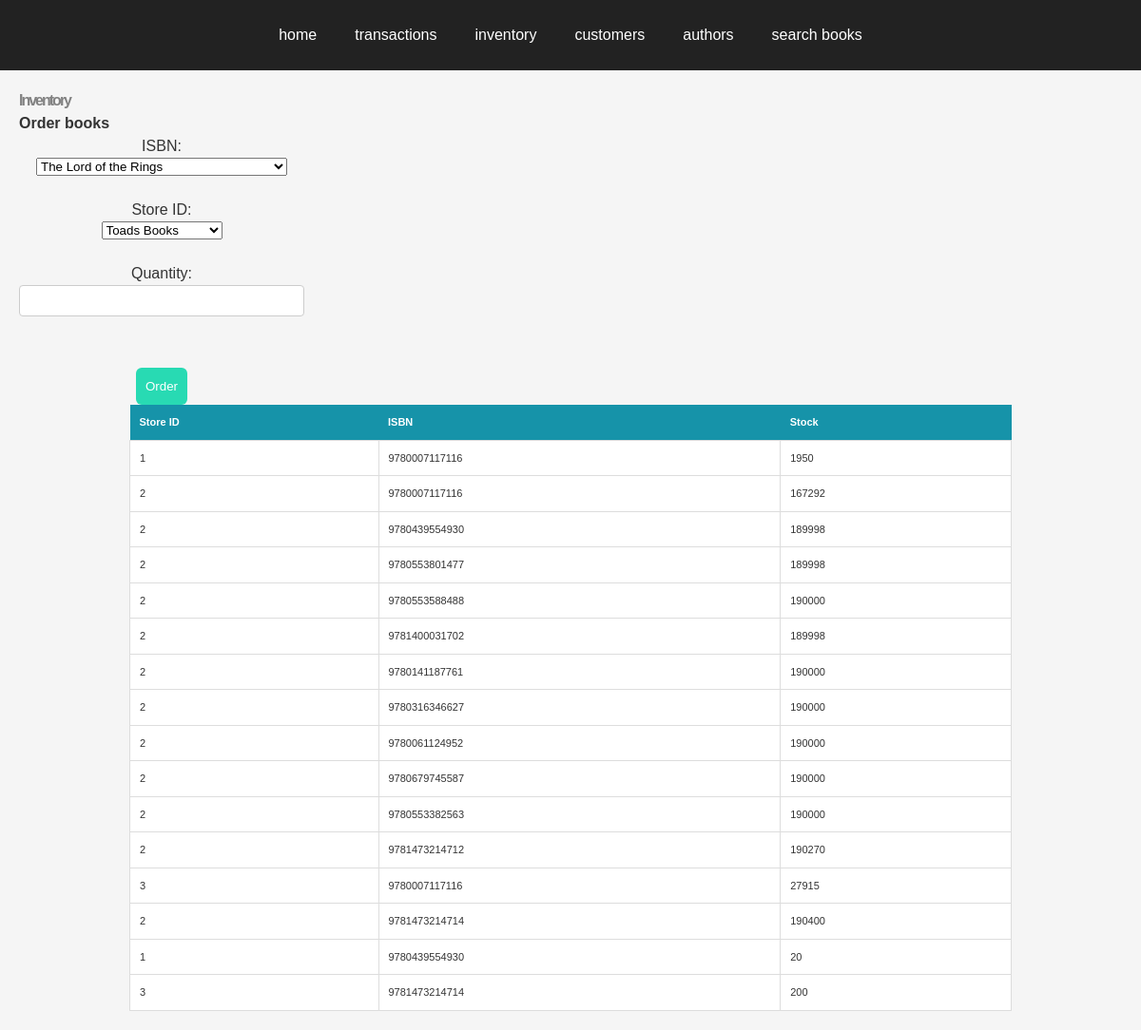
The page /inventory on the database as committed earlier.
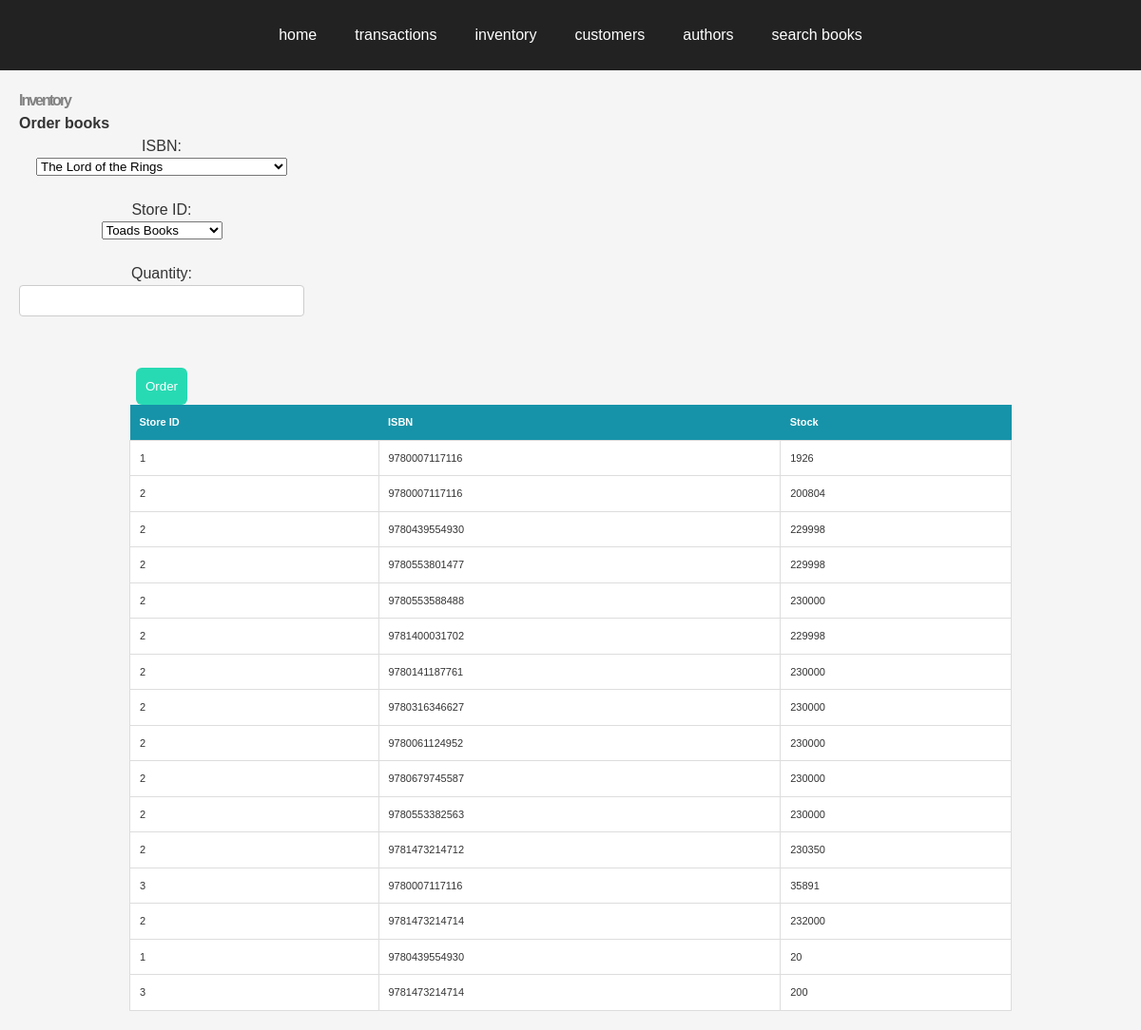
The same page on the database as committed later.
### models.py (models this page shows)
class Inventory(Base):
    __tablename__ = 'Inventory'
    StoreID = Column(Integer, ForeignKey('Store.id'), primary_key=True)
    isbn13 = Column(String, ForeignKey('Books.isbn13'), primary_key=True)
    stock = Column(Integer)
    store = relationship('Store', back_populates='stock')
    book = relationship('Books', back_populates='inventory')

### app.py (the view)
@app.route('/inventory', methods=['GET', 'POST'])
def inventory():
    if request.method == 'POST':
        selected_isbn = request.form.get('isbn')
        selected_store_id = request.form.get('store_id')
        selected_quantity = request.form.get('quantity')
        store_manager.add_to_inventory(selected_isbn, selected_store_id, int(selected_quantity), verbose=True)
    inventory_table = db.session.query(Inventory).all()
    session = Session()
    all_books = session.query(Books).all()
    books_data = [{'isbn': book.isbn13, 'title': book.title} for book in all_books]
    stores = session.query(Store).all()
    stores_data = [{'id': store.id, 'name': store.store_name} for store in stores]
    session.close()
    return render_template('inventory.html',
                           results=inventory_table,
                           books=books_data,
                           stores=stores_data)

### templates/inventory.html (shortened to what this page needs)
<!DOCTYPE html>
<html>
<head>
    <link rel="stylesheet" type="text/css" href="{{ url_for('static', filename='css/base.css') }}">
</head>
<body>
    {% extends 'base.html' %}
    {% block content %}
    <h1>Inventory</h1>
    <h2>Order books</h2>
    <form action="/inventory" method="post">
        <label for="isbn">ISBN:</label>
        <select id="isbn" name="isbn">
            {% for book in books %}
            <option value="{{ book.isbn }}">{{ book.title }}</option>
            {% endfor %}
        </select><br>
        <label for="store_id">Store ID:</label>
        <select id="store_id" name="store_id">
            {% for store in stores %}
            <option value="{{ store.id }}">{{ store.name }}</option>
            {% endfor %}
        </select><br>
        <label for="quantity">Quantity:</label>
        <input type="text" id="quantity" name="quantity"><br>
        <input type="submit" value="Order">
    </form>
    <table>
        <thead>
            <tr>
                <th>Store ID</th>
                <th>ISBN</th>
                <th>Stock</th>
            </tr>
        </thead>
        <tbody>
            {% for inventory in results %}
            <tr>
                <td>{{ inventory.StoreID }}</td>
                <td>{{ inventory.isbn13 }}</td>
                <td>{{ inventory.stock }}</td>
            </tr>
            {% endfor %}
        </tbody>
    </table>
    {% endblock %}

### templates/base.html (shortened to what this page needs)
<!DOCTYPE html>
<html>
<head>
    <link rel="stylesheet" type="text/css" href="{{ url_for('static', filename='css/header.css') }}">
</head>
<body>
    <header>
    <div>
		<a href="/dashboard">home</a>
        <a href="/transactions">transactions</a>
		<a href="/inventory">inventory</a>
		<a href="/customers">customers</a>
		<a href="/authors">authors</a>
		<a href="/search_book">search books</a>
    </div>
    </header>
    <div class="content">
        {% block content %}
        {% endblock %}
    </div>
</body>
</html>

### static/css/base.css (style rules this page uses)
body { background-color: #ffffff; font-family: Helvetica, sans-serif; }
h1 { font-size: 30px; letter-spacing: -2px; color: #828282; margin-top: 0; }
table { border-collapse: collapse; margin: 0px auto; width: 80%; }
th { background-color: #1693a9; color: #fff; font-size: 11px; font-weight: bold; padding: 10px; text-align: left; }
td { background-color: #fff; border: 1px solid #ddd; font-size: 11px; padding: 10px; }
a { font-size: 12px; color: #067c91; text-decoration: none; }
form { display: flex; flex-direction: column; align-items: center; margin: auto; width: 20%; min-width: 300px; }
label { margin-bottom: 4px; }
input[type="text"], input[type="email"], input[type="number"] { border-radius: 4px; border: 1px solid #ccc; padding: 8px; width: 100%; max-width: 400px; box-sizing: border-box; margin-bottom: 10px; }
input[type="submit"] { background-color: #28dab3; color: white; padding: 12px 10px; border: none; border-radius: 6px; cursor: pointer; margin-top: 20px; }

### static/css/header.css (style rules this page uses)
html, body, div, span, h1, h2, h3, h4, h5, h6, p, a, img, ul, ol, li, form, label, header { margin: 0; padding: 0; border: 0; font-size: 100%; font-family: 'Arial', sans-serif; vertical-align: baseline; }
body { background-color: #f5f5f5; color: #333; line-height: 1.5; }
header { background-color: #222; padding: 20px; }
header div { display: flex; justify-content: center; align-items: center; }
header a { color: #fff; text-decoration: none; margin: 0 10px; padding: 5px 10px; border-radius: 3px; transition: background-color 0.3s ease; }
.content { margin: 20px; }

Rows that differ between the two databases and show on the page:
changed Inventory (number 1 of 16 on the later page): stock "1950" → "1926"
changed Inventory (number 2 of 16 on the later page): stock "167292" → "200804"
changed Inventory (number 3 of 16 on the later page): stock "189998" → "229998"
changed Inventory (number 4 of 16 on the later page): stock "189998" → "229998"
changed Inventory (number 5 of 16 on the later page): stock "190000" → "230000"
changed Inventory (number 6 of 16 on the later page): stock "189998" → "229998"
changed Inventory (number 7 of 16 on the later page): stock "190000" → "230000"
changed Inventory (number 8 of 16 on the later page): stock "190000" → "230000"
changed Inventory (number 9 of 16 on the later page): stock "190000" → "230000"
changed Inventory (number 10 of 16 on the later page): stock "190000" → "230000"
changed Inventory (number 11 of 16 on the later page): stock "190000" → "230000"
changed Inventory (number 12 of 16 on the later page): stock "190270" → "230350"
changed Inventory (number 13 of 16 on the later page): stock "27915" → "35891"
changed Inventory (number 14 of 16 on the later page): stock "190400" → "232000"
